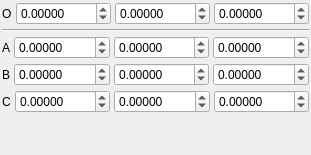
       <widget class="QWidget" name="OriginAxesPage">
        <attribute name="title">
         <string>Origin / Axes</string>
        </attribute>
        <layout class="QVBoxLayout">
         <property name="spacing">
          <number>4</number>
         </property>
         <property name="margin">
          <number>2</number>
         </property>
         <item>
          <layout class="QHBoxLayout">
           <property name="spacing">
            <number>4</number>
           </property>
           <property name="margin">
            <number>0</number>
           </property>
           <item>
            <widget class="QLabel" name="label_31">
             <property name="sizePolicy">
              <sizepolicy hsizetype="Minimum" vsizetype="Preferred">
               <horstretch>0</horstretch>
               <verstretch>0</verstretch>
              </sizepolicy>
             </property>
             <property name="text">
              <string>O</string>
             </property>
            </widget>
           </item>
           <item>
            <widget class="QDoubleSpinBox" name="GridOriginXSpin">
             <property name="sizePolicy">
              <sizepolicy hsizetype="Expanding" vsizetype="Fixed">
               <horstretch>0</horstretch>
               <verstretch>0</verstretch>
              </sizepolicy>
             </property>
             <property name="decimals">
              <number>5</number>
             </property>
             <property name="minimum">
              <double>-1000.000000000000000</double>
             </property>
             <property name="maximum">
              <double>1000.000000000000000</double>
             </property>
            </widget>
           </item>
           <item>
            <widget class="QDoubleSpinBox" name="GridOriginYSpin">
             <property name="sizePolicy">
              <sizepolicy hsizetype="Expanding" vsizetype="Fixed">
               <horstretch>0</horstretch>
               <verstretch>0</verstretch>
              </sizepolicy>
             </property>
             <property name="decimals">
              <number>5</number>
             </property>
             <property name="minimum">
              <double>-1000.000000000000000</double>
             </property>
             <property name="maximum">
              <double>1000.000000000000000</double>
             </property>
            </widget>
           </item>
           <item>
            <widget class="QDoubleSpinBox" name="GridOriginZSpin">
             <property name="sizePolicy">
              <sizepolicy hsizetype="Expanding" vsizetype="Fixed">
               <horstretch>0</horstretch>
               <verstretch>0</verstretch>
              </sizepolicy>
             </property>
             <property name="decimals">
              <number>5</number>
             </property>
             <property name="minimum">
              <double>-1000.000000000000000</double>
             </property>
             <property name="maximum">
              <double>1000.000000000000000</double>
             </property>
            </widget>
           </item>
          </layout>
         </item>
         <item>
          <widget class="Line" name="line_3">
           <property name="orientation">
            <enum>Qt::Horizontal</enum>
           </property>
          </widget>
         </item>
         <item>
          <layout class="QHBoxLayout">
           <property name="spacing">
            <number>4</number>
           </property>
           <property name="margin">
            <number>0</number>
           </property>
           <item>
            <widget class="QLabel" name="label_36">
             <property name="sizePolicy">
              <sizepolicy hsizetype="Minimum" vsizetype="Preferred">
               <horstretch>0</horstretch>
               <verstretch>0</verstretch>
              </sizepolicy>
             </property>
             <property name="text">
              <string>A</string>
             </property>
            </widget>
           </item>
           <item>
            <widget class="QDoubleSpinBox" name="GridAxesAXSpin">
             <property name="sizePolicy">
              <sizepolicy hsizetype="Expanding" vsizetype="Fixed">
               <horstretch>0</horstretch>
               <verstretch>0</verstretch>
              </sizepolicy>
             </property>
             <property name="decimals">
              <number>5</number>
             </property>
             <property name="minimum">
              <double>-10.000000000000000</double>
             </property>
             <property name="maximum">
              <double>10.000000000000000</double>
             </property>
             <property name="singleStep">
              <double>0.100000000000000</double>
             </property>
            </widget>
           </item>
           <item>
            <widget class="QDoubleSpinBox" name="GridAxesAYSpin">
             <property name="sizePolicy">
              <sizepolicy hsizetype="Expanding" vsizetype="Fixed">
               <horstretch>0</horstretch>
               <verstretch>0</verstretch>
              </sizepolicy>
             </property>
             <property name="decimals">
              <number>5</number>
             </property>
             <property name="minimum">
              <double>-10.000000000000000</double>
             </property>
             <property name="maximum">
              <double>10.000000000000000</double>
             </property>
             <property name="singleStep">
              <double>0.100000000000000</double>
             </property>
            </widget>
           </item>
           <item>
            <widget class="QDoubleSpinBox" name="GridAxesAZSpin">
             <property name="sizePolicy">
              <sizepolicy hsizetype="Expanding" vsizetype="Fixed">
               <horstretch>0</horstretch>
               <verstretch>0</verstretch>
              </sizepolicy>
             </property>
             <property name="decimals">
              <number>5</number>
             </property>
             <property name="minimum">
              <double>-10.000000000000000</double>
             </property>
             <property name="maximum">
              <double>10.000000000000000</double>
             </property>
             <property name="singleStep">
              <double>0.100000000000000</double>
             </property>
            </widget>
           </item>
          </layout>
         </item>
         <item>
          <layout class="QHBoxLayout">
           <property name="spacing">
            <number>4</number>
           </property>
           <property name="margin">
            <number>0</number>
           </property>
           <item>
            <widget class="QLabel" name="label_32">
             <property name="sizePolicy">
              <sizepolicy hsizetype="Minimum" vsizetype="Preferred">
               <horstretch>0</horstretch>
               <verstretch>0</verstretch>
              </sizepolicy>
             </property>
             <property name="text">
              <string>B</string>
             </property>
            </widget>
           </item>
           <item>
            <widget class="QDoubleSpinBox" name="GridAxesBXSpin">
             <property name="sizePolicy">
              <sizepolicy hsizetype="Expanding" vsizetype="Fixed">
               <horstretch>0</horstretch>
               <verstretch>0</verstretch>
              </sizepolicy>
             </property>
             <property name="decimals">
              <number>5</number>
             </property>
             <property name="minimum">
              <double>-10.000000000000000</double>
             </property>
             <property name="maximum">
              <double>10.000000000000000</double>
             </property>
             <property name="singleStep">
              <double>0.100000000000000</double>
             </property>
            </widget>
           </item>
           <item>
            <widget class="QDoubleSpinBox" name="GridAxesBYSpin">
             <property name="sizePolicy">
              <sizepolicy hsizetype="Expanding" vsizetype="Fixed">
               <horstretch>0</horstretch>
               <verstretch>0</verstretch>
              </sizepolicy>
             </property>
             <property name="decimals">
              <number>5</number>
             </property>
             <property name="minimum">
              <double>-10.000000000000000</double>
             </property>
             <property name="maximum">
              <double>10.000000000000000</double>
             </property>
             <property name="singleStep">
              <double>0.100000000000000</double>
             </property>
            </widget>
           </item>
           <item>
            <widget class="QDoubleSpinBox" name="GridAxesBZSpin">
             <property name="sizePolicy">
              <sizepolicy hsizetype="Expanding" vsizetype="Fixed">
               <horstretch>0</horstretch>
               <verstretch>0</verstretch>
              </sizepolicy>
             </property>
             <property name="decimals">
              <number>5</number>
             </property>
             <property name="minimum">
              <double>-10.000000000000000</double>
             </property>
             <property name="maximum">
              <double>10.000000000000000</double>
             </property>
             <property name="singleStep">
              <double>0.100000000000000</double>
             </property>
            </widget>
           </item>
          </layout>
         </item>
         <item>
          <layout class="QHBoxLayout">
           <property name="spacing">
            <number>4</number>
           </property>
           <property name="margin">
            <number>0</number>
           </property>
           <item>
            <widget class="QLabel" name="label_33">
             <property name="sizePolicy">
              <sizepolicy hsizetype="Minimum" vsizetype="Preferred">
               <horstretch>0</horstretch>
               <verstretch>0</verstretch>
              </sizepolicy>
             </property>
             <property name="text">
              <string>C</string>
             </property>
            </widget>
           </item>
           <item>
            <widget class="QDoubleSpinBox" name="GridAxesCXSpin">
             <property name="sizePolicy">
              <sizepolicy hsizetype="Expanding" vsizetype="Fixed">
               <horstretch>0</horstretch>
               <verstretch>0</verstretch>
              </sizepolicy>
             </property>
             <property name="decimals">
              <number>5</number>
             </property>
             <property name="minimum">
              <double>-10.000000000000000</double>
             </property>
             <property name="maximum">
              <double>10.000000000000000</double>
             </property>
             <property name="singleStep">
              <double>0.100000000000000</double>
             </property>
            </widget>
           </item>
           <item>
            <widget class="QDoubleSpinBox" name="GridAxesCYSpin">
             <property name="sizePolicy">
              <sizepolicy hsizetype="Expanding" vsizetype="Fixed">
               <horstretch>0</horstretch>
               <verstretch>0</verstretch>
              </sizepolicy>
             </property>
             <property name="decimals">
              <number>5</number>
             </property>
             <property name="minimum">
              <double>-10.000000000000000</double>
             </property>
             <property name="maximum">
              <double>10.000000000000000</double>
             </property>
             <property name="singleStep">
              <double>0.100000000000000</double>
             </property>
            </widget>
           </item>
           <item>
            <widget class="QDoubleSpinBox" name="GridAxesCZSpin">
             <property name="sizePolicy">
              <sizepolicy hsizetype="Expanding" vsizetype="Fixed">
               <horstretch>0</horstretch>
               <verstretch>0</verstretch>
              </sizepolicy>
             </property>
             <property name="decimals">
              <number>5</number>
             </property>
             <property name="minimum">
              <double>-10.000000000000000</double>
             </property>
             <property name="maximum">
              <double>10.000000000000000</double>
             </property>
             <property name="singleStep">
              <double>0.100000000000000</double>
             </property>
            </widget>
           </item>
          </layout>
         </item>
         <item>
          <spacer>
           <property name="orientation">
            <enum>Qt::Vertical</enum>
           </property>
           <property name="sizeHint" stdset="0">
            <size>
             <width>20</width>
             <height>40</height>
            </size>
           </property>
          </spacer>
         </item>
        </layout>
       </widget>
